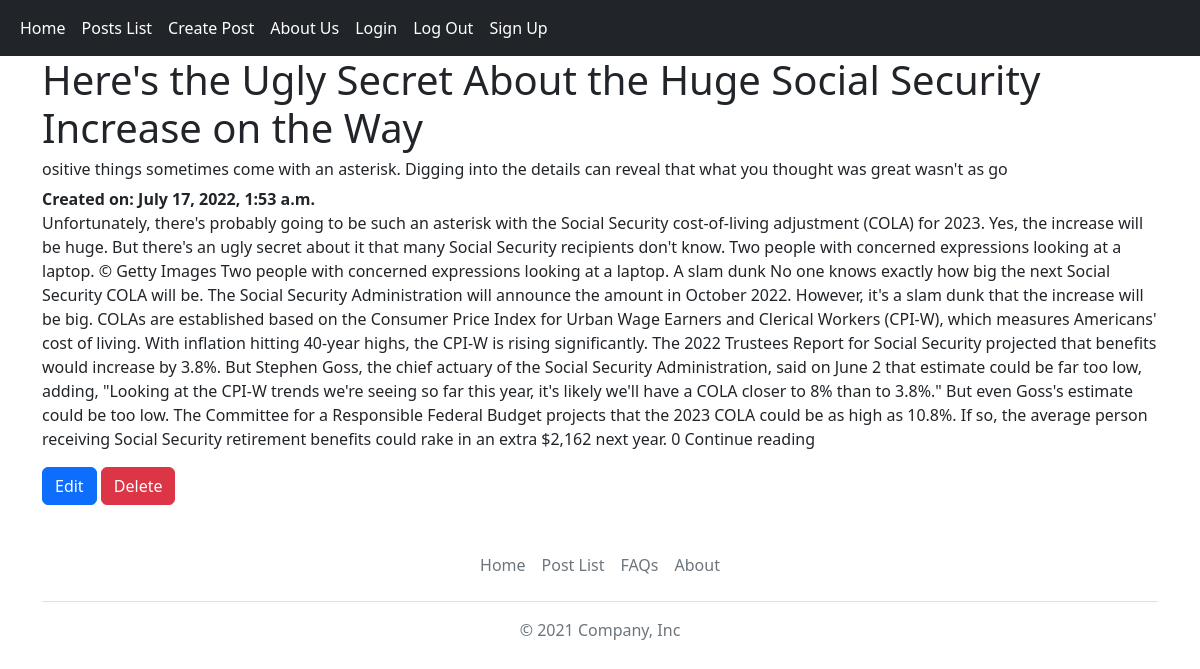
/posts/3/, run on the app's committed database.
### posts/models.py (models this page shows, shortened)
class Post(models.Model):
    title = models.CharField(max_length=128)
    subtitle = models.CharField(max_length=128)
    author = models.ForeignKey(
        get_user_model(),
        on_delete=models.CASCADE
    )
    body = models.TextField()
    created_on = models.DateTimeField(auto_now_add=True)

### posts/views.py (the view)
# urls.py: path('<int:pk>/', PostDetailView.as_view(), name='post_detail'),
class PostDetailView(DetailView):
    template_name = "posts/detail.html"
    model = Post

### templates/posts/detail.html (shortened to what this page needs)
{% extends 'base.html' %}
{% block content %}
<h1>{{ post.title }}</h1>
<h6>{{ post.subtitle }}</h6>
<strong>Created on: {{ post.created_on }}</strong>
<p>{{ post.body }}</p>
<a class="btn  btn-primary" href="{% url 'post_edit' post.id %}">Edit</a>
<a class="btn  btn-danger" href="{% url 'post_delete' post.id %}">Delete</a>
{% endblock content %}

### data on the page
Post: title "Here's the Ugly Secret About the Huge Social Security Increase on the Way", subtitle "ositive things sometimes come with an asterisk. Digging into the details can reveal that what you thought was great wasn't as go", created_on "July 17, 2022, 1:53 a.m.", body "Unfortunately, there's probably going to be such an asterisk with the Social Security cost-of-living adjustment (COLA) for 2023. Yes, the increase will be huge. But there's an ugly secret about it that many Social Security recipients don't know. Two people with concerned expressions looking at a laptop. © Getty Images Two people with concerned expressions looking at a laptop. A slam dunk No one knows exactly how big the next Social Security COLA will be. The Social Security Administration will announce the amount in October 2022. However, it's a slam dunk that the increase will be big. COLAs are established based on the Consumer Price Index for Urban Wage Earners and Clerical Workers…"
